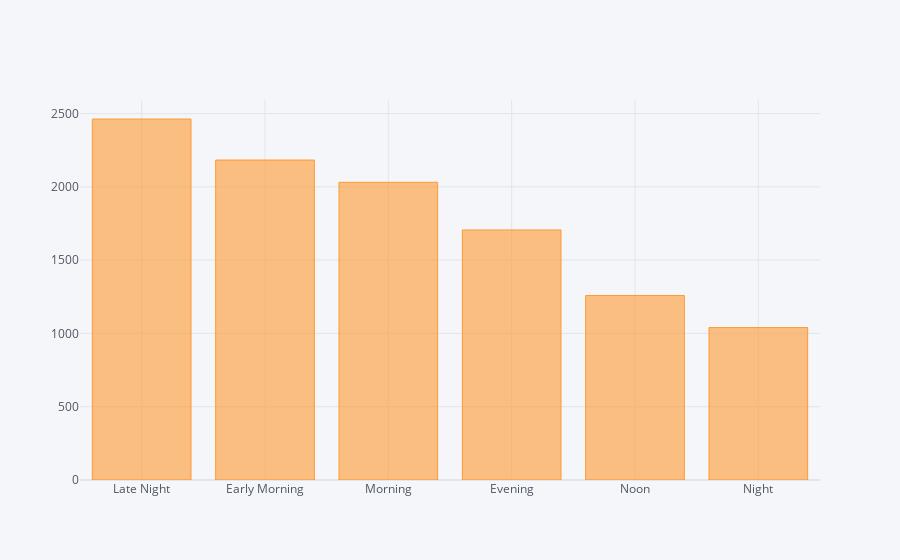

Notebook code for this chart:
### Code cell
data['Dep_Time_hour'].apply(flight_dep_time).value_counts().iplot(kind = "bar")

### Figure 1 — Plotly figure (JSON) as saved in the notebook; plotly's stock layout.template omitted (floating-point values rounded to 4 significant figures)
{"data": [{"marker": {"color": "rgba(255, 153, 51, 0.6)", "line": {"color": "rgba(255, 153, 51, 1.0)", "width": 1}}, "name": "Dep_Time_hour", "orientation": "v", "text": "", "x": ["Late Night", "Early Morning", "Morning", "Evening", "Noon", "Night"], "y": [2463, 2183, 2031, 1706, 1259, 1040], "type": "bar"}], "layout": {"legend": {"bgcolor": "#F5F6F9", "font": {"color": "#4D5663"}}, "paper_bgcolor": "#F5F6F9", "plot_bgcolor": "#F5F6F9", "title": {"font": {"color": "#4D5663"}}, "xaxis": {"gridcolor": "#E1E5ED", "showgrid": true, "tickfont": {"color": "#4D5663"}, "title": {"font": {"color": "#4D5663"}, "text": ""}, "zerolinecolor": "#E1E5ED"}, "yaxis": {"gridcolor": "#E1E5ED", "showgrid": true, "tickfont": {"color": "#4D5663"}, "title": {"font": {"color": "#4D5663"}, "text": ""}, "zerolinecolor": "#E1E5ED"}}}
